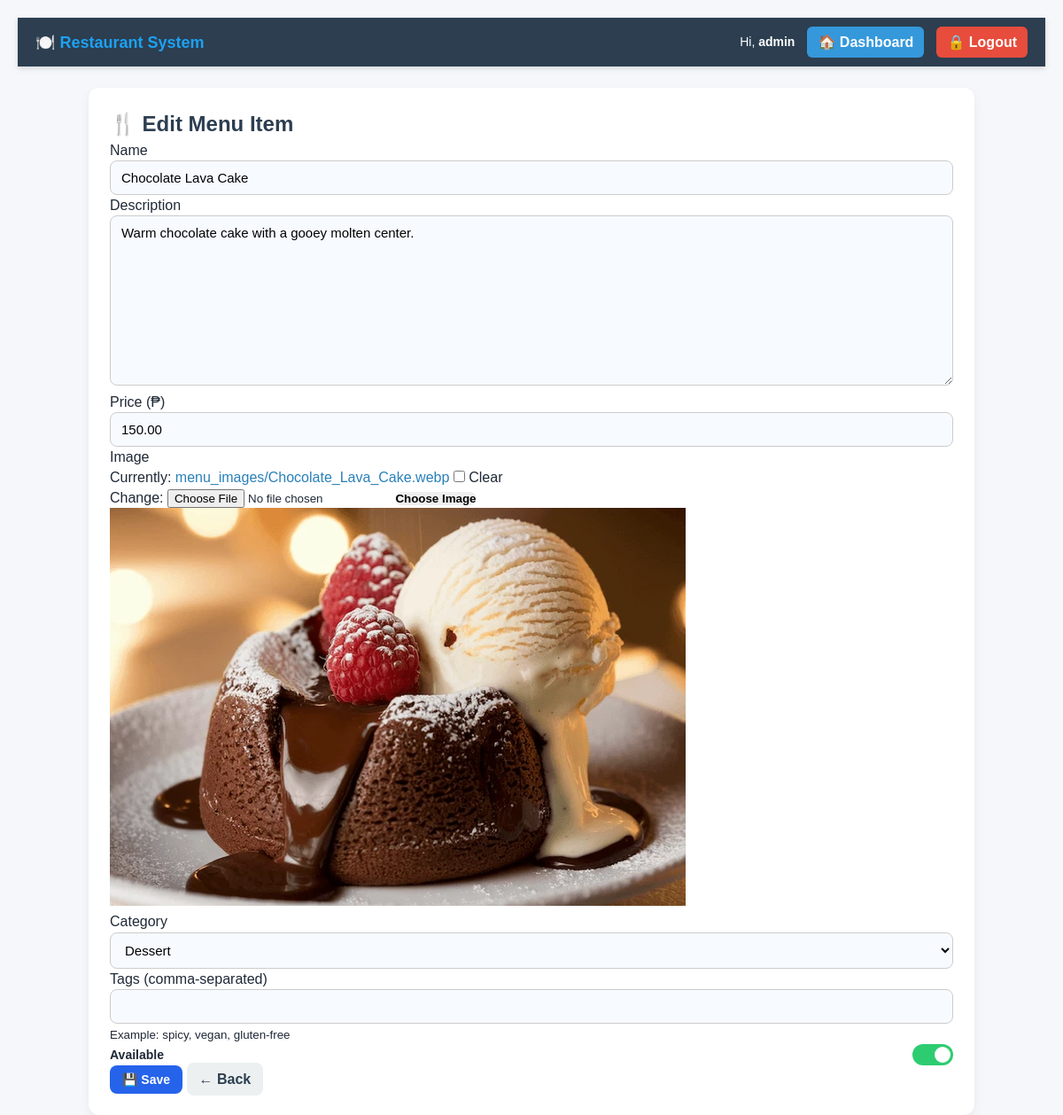
The app's page /menu/5/edit/ (signed in) with its own data.
### accounts/models.py (models this page shows, shortened)
class User(AbstractUser):
    role = models.CharField(max_length=20, default="customer")
    failed_logins = models.IntegerField(default=0)
    locked_until = models.DateTimeField(null=True, blank=True)
    password_changed_at = models.DateTimeField(null=True, blank=True)
    security_question = models.CharField(max_length=255, blank=True)
    security_answer_hash = models.CharField(max_length=128, blank=True)
    last_auth_event_at = models.DateTimeField(null=True, blank=True)
    last_auth_event_ok = models.BooleanField(null=True, blank=True)
    last_auth_event_ip = models.GenericIPAddressField(null=True, blank=True)
    last_auth_event_ua = models.TextField(blank=True, null=True)
    def is_locked_now(self):
        return bool(self.locked_until and timezone.now() < self.locked_until)

### menu/models.py (models this page shows, shortened)
class MenuItem(models.Model):
    CATEGORY_CHOICES = [
        ('appetizer', 'Appetizer'),
        ('main', 'Main Course'),
        ('dessert', 'Dessert'),
        ('drinks', 'Drinks'),
    ]
    name = models.CharField(max_length=100, validators=[MinLengthValidator(2)])
    description = models.TextField()
    price = models.DecimalField(
        max_digits=8,
        decimal_places=2,
        validators=[
            MinValueValidator(Decimal("0.00")),
            MaxValueValidator(Decimal("999999.99")),
        ],
    )
    image = models.ImageField(upload_to='menu_images/', blank=True, null=True)
    category = models.CharField(max_length=20, choices=CATEGORY_CHOICES)
    tags = models.CharField(max_length=200, blank=True)
    is_available = models.BooleanField(default=True)
    class Meta:
        constraints = [
            models.CheckConstraint(
                name="menu_menuitem_price_range",
                check=models.Q(price__gte=0) & models.Q(price__lte=999999.99),
            ),
            models.CheckConstraint(
                name="menu_menuitem_name_len",
                check=models.Q(name__regex=r"^.{2,100}$"),
            ),
            models.CheckConstraint(
                name="menu_menuitem_tags_len",
                check=models.Q(tags="") | models.Q(tags__regex=r"^.{0,200}$"),
            ),
        ]

### menu/views.py (the view)
# urls.py: path("<int:pk>/edit/", views.menu_edit_view, name="edit"),
@login_required
def menu_edit_view(request, pk):
    if not _is_manager(request.user):
        return _deny(request, "Edit menu item (manager-only)")
    item = get_object_or_404(MenuItem, pk=pk)
    if request.method == "POST":
        form = MenuItemForm(request.POST, request.FILES, instance=item)
        if form.is_valid():
            item = form.save()
            messages.success(request, "Menu item updated.")
            audit_log(request, request.user, f"Updated menu item #{item.pk} ({item.name})", "success")
            return redirect("menu:list")
        messages.error(request, "Please correct the errors below.")
        audit_log(request, request.user, f"Edit menu item #{pk} validation failed", "fail")
        log.warning("Menu edit validation errors for #%s: %s", pk, dict(form.errors))
    else:
        form = MenuItemForm(instance=item)
    return render(request, "menu/menu_form.html", {"form": form, "title": f"Edit: {item.name}"})

### menu/forms.py (shortened to what this page needs)
class MenuItemForm(forms.ModelForm):
    class Meta:
        model = MenuItem
        fields = ["name", "description", "category", "tags", "price", "is_available", "image"]
        widgets = {
            "name": forms.TextInput(attrs={"maxlength": 100}),
            "tags": forms.TextInput(attrs={"maxlength": 200}),
        }

### menu/views.py (called while the page is built)
def _is_manager(user):
    return getattr(user, "role", None) in {"manager", "admin"} or user.is_superuser

### menu/templates/menu/menu_form.html (shortened to what this page needs)
{% extends "base.html" %}
{% load static %}
{% block extra_css %}
<link rel="stylesheet" href="{% static 'css/menu.css' %}">
{% endblock %}
{% block content %}
<div class="form-container">
    <h2 class="form-title">🍴 {% if form.instance.pk %} Edit Menu Item {% else %} Add Menu Item {% endif %}</h2>
    <form method="post" enctype="multipart/form-data" class="styled-form">
        <div class="form-group">
            <label for="id_name">Name</label>
            {{ form.name }}
        </div>
        <div class="form-group">
            <label for="id_description">Description</label>
            {{ form.description }}
        </div>
        <div class="form-group">
            <label for="id_price">Price (₱)</label>
            {{ form.price }}
        </div>
        <div class="form-group image-upload-group">
            <label for="id_image">Image</label>
            <div class="image-input-wrapper">
                {{ form.image }}
                <button type="button" class="btn-preview" onclick="document.getElementById('id_image').click()">Choose Image</button>
            </div>
            <div id="image-preview-container">
                {% if form.instance.image %}
                    <img id="image-preview" src="{{ form.instance.image.url }}" alt="Preview">
                {% else %}
                    <img id="image-preview" style="display:none;" alt="Preview">
                {% endif %}
            </div>
        </div>
        <div class="form-group category-group">
            <label for="id_category">Category</label>
            <div class="category-select-wrapper">
                {{ form.category }}
            </div>
        </div>
        <div class="form-group">
            <label for="id_tags">Tags (comma-separated)</label>
            {{ form.tags }}
            <small>Example: spicy, vegan, gluten-free</small>
        </div>
        <div class="form-group toggle-group">
            <label for="id_is_available">Available</label>
            <label class="switch">
                <span class="slider"></span>
            </label>
        </div>
        <div class="button-row">
            <button type="submit" class="btn-primary">💾 Save</button>
            <a href="{% url 'menu:list' %}" class="btn-secondary">← Back</a>
        </div>
    </form>
</div>
{% endblock %}

### templates/base.html (shortened to what this page needs)
{% load static %}
<!DOCTYPE html>
<html lang="en">
<head>
    <link rel="stylesheet" href="{% static 'css/global.css' %}">
    {% block extra_css %}{% endblock %}
</head>
<body>
    <div class="navbar">
        <div class="nav-left">
            <a href="{% url 'accounts:login' %}" class="brand">🍽️ Restaurant System</a>
        </div>
        <div class="nav-right">
            {% if request.user.is_authenticated %}
                <span>Hi, <strong>{{ request.user.username }}</strong></span>
                <a href="{% url 'accounts:dashboard' %}" class="dashboard-link">🏠 Dashboard</a>
                <a href="{% url 'accounts:logout' %}" class="logout-link">🔒 Logout</a>
            {% else %}
                <span>Hi, Guest</span>
                <a href="{% url 'accounts:login' %}" class="dashboard-link">🔐 Login</a>
                <a href="{% url 'accounts:register' %}" class="logout-link">📝 Register</a>
            {% endif %}
        </div>
    </div>
    <div class="main-content">
        {% block content %}{% endblock %}
    </div>
</body>
</html>

### static/css/global.css (style rules this page uses)
* { margin: 0; padding: 0; box-sizing: border-box; }
:root { --bg:#f9f9f9; --card:#ffffff; --text:#333; --muted:#6b7280; --border:#e5e7eb; --shadow:0 4px 12px rgba(0,0,0,.08); --nav:#2c3e50; --link:#2980b9; --primary:#3498db; --primary-600:#2980b9; --danger:#e74c3c; --danger-600:#c0392b; --accent:#ecf0f1; }
html, body { height: 100%; }
body { font-family: Arial, sans-serif; background: var(--bg); color: var(--text); padding: 20px; line-height: 1.45; }
h1, h2 { color: #2c3e50; }
a { text-decoration: none; color: var(--link); }
.navbar { background: #2c3e50; color: white; padding: 10px 20px; display: flex; justify-content: space-between; align-items: center; border-radius: 0; box-shadow: 0 2px 6px rgba(0,0,0,0.15); }
.nav-left { font-size: 18px; font-weight: bold; }
.nav-left .brand { color: #1da1f2; text-decoration: none; }
.nav-right { display: flex; align-items: center; gap: 14px; }
.nav-right span { font-size: 14px; }
.nav-right a { display: flex; align-items: center; gap: 6px; color: white; font-weight: bold; padding: 6px 12px; border-radius: 6px; transition: background 0.3s; text-decoration: none; }
.nav-right a.dashboard-link { background: #3498db; }
.nav-right a.logout-link { background: #e74c3c; }
button, .btn-primary, .btn-secondary, .btn-link, .btn-small { border: none; border-radius: 8px; font-weight: bold; cursor: pointer; font-family: Arial, sans-serif; }
.btn-primary { background: var(--primary); color: white; padding: 10px 14px; box-shadow: 0 1px 0 rgba(0,0,0,.02); }
.btn-secondary { background: var(--accent); color: #2c3e50; padding: 10px 14px; }
.form-container, .table-container, .dashboard-container { max-width: 1000px; margin: 24px auto; background: var(--card); padding: 24px; border-radius: 12px; box-shadow: var(--shadow); }
.main-content { margin-top: 20px; }
.form-group input[type="text"], .form-group input[type="number"], .form-group input[type="password"], .form-group input[type="email"], .form-group textarea, .form-group select { padding: 10px 12px; border-radius: 8px; border: 1px solid #ccc; font-size: 15px; background: #f7faff; font-family: Arial, sans-serif; width: 100%; }
.toggle-group { display: flex; align-items: center; justify-content: space-between; }
.toggle-group label:first-child { font-weight: bold; font-size: 14px; }
.switch { position: relative; display: inline-block; width: 46px; height: 24px; }
.slider { position: absolute; cursor: pointer; top: 0; left: 0; right: 0; bottom: 0; background-color: #ccc; border-radius: 24px; transition: .3s; }
.slider:before { position: absolute; content: ""; height: 18px; width: 18px; left: 3px; bottom: 3px; background-color: #fff; border-radius: 50%; transition: .3s; }
.switch input:checked + .slider { background-color: #2ecc71; }
.switch input:checked + .slider:before { transform: translateX(22px); }

### static/css/menu.css (style rules this page uses)
:root { --bg: #f5f7fb; --card: #ffffff; --text: #1f2937; --muted: #6b7280; --line: #e5e7eb; --shadow: 0 4px 12px rgba(0, 0, 0, 0.06); --brand: #2563eb; --brand-hover: #1d4ed8; --danger: #ef4444; --danger-hover: #dc2626; --success: #22c55e; --success-bg: #ecfdf5; --success-border: #a7f3d0; --header: #1e293b; }
body { background: var(--bg); color: var(--text); }
.btn-primary { background: var(--brand); color: #fff; border: none; padding: 8px 14px; border-radius: 8px; font-size: 14px; font-weight: 600; cursor: pointer; display: inline-flex; align-items: center; gap: 6px; transition: background 0.2s ease; }

### records on screen
User: user.username "admin"
MenuItem: name "Chocolate Lava Cake", description "Warm chocolate cake with a gooey molten center.", price "150.00", instance.image (picture), category "Dessert"
